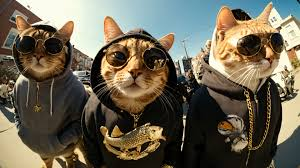
#> input picture Advanced_Computer_Vision/CatFaceRecognition/cats.png, 300 x 168 px
$ python Cat_Face_Recognition.py
#> lines starting #> are read from the running program, lines starting #| are printed output that depends on the picture
import cv2

# Load the pre-trained Haar Cascade for cat faces
cat_cascade = cv2.CascadeClassifier("haarcascade_frontalcatface.xml")

# Check if the cascade file is loaded
if cat_cascade.empty():
    raise FileNotFoundError("Haar Cascade file not found. Ensure OpenCV's haarcascade_frontalcatface.xml is available.")

# Read input image or video
image = cv2.imread("cats.png")
#> image is the input picture: shape (168, 300, 3); mean B, G, R 82.7, 99.6, 106.9
if image is None:
    raise FileNotFoundError("Image not found. Please check the file path.")

# Convert image to grayscale for better detection
gray = cv2.cvtColor(image, cv2.COLOR_BGR2GRAY)
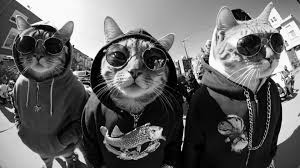
#> gray: shape (168, 300); min 0, max 254, mean 99.9

# Detect cat faces
cat_faces = cat_cascade.detectMultiScale(gray, scaleFactor=1.1, minNeighbors=3, minSize=(75, 75))
#> cat_faces = ()

# Draw rectangles around detected cat faces
for (x, y, w, h) in cat_faces:
    cv2.rectangle(image, (x, y), (x + w, y + h), (0, 255, 0), 3)
#> this loop made 0 passes

# Display the results
cv2.imshow("Cat Face Detection", image)
cv2.waitKey(0)
cv2.destroyAllWindows()
